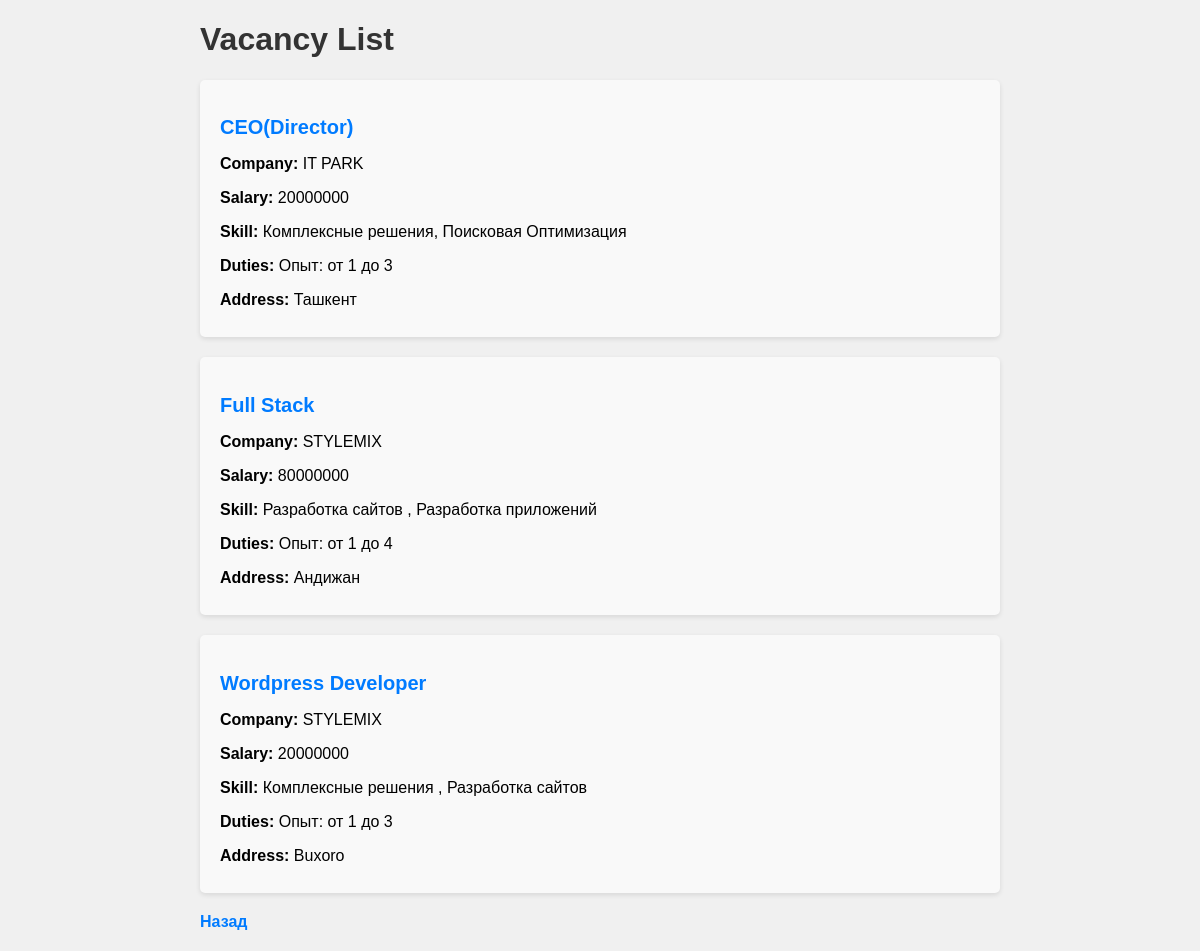
Screenshot of /work/vacancy_view with the database file from the repository.
### my_app/models.py (models this page shows, shortened)
class Vacancy(models.Model):
    name = models.CharField('Name',max_length=233,null=True)
    company_name = models.CharField('Company',max_length=50,null=True)
    salary = models.IntegerField('Salary',null=True)
    skills = models.CharField('Skill',max_length=100,null=True)
    duties = models.CharField('Duties',max_length=50,null=True)
    address = models.CharField('Address',max_length=100,null=True)

### my_app/views.py (the view)
# urls.py: path('vacancy_view',VacancyListView.as_view(),name='vacancy_view'),
class VacancyListView(ListView):
    model = Vacancy
    template_name = 'vacancy/vacancy_list.html'
    context_object_name = 'vacancy'

### templates/vacancy/vacancy_list.html (shortened to what this page needs)
{% extends 'base.html' %}
{% load static %}
{% block style %}
<link rel="stylesheet" href="{% static 'css/vacancy.css' %}">
{% endblock style %}
{% block content %}
<div class="container">
    <h1>Vacancy List</h1>
    <ul class="vacancy-list">
        {% for vac in vacancy %}
            <li>
                <h2><a href="{% url 'vacancy_detail' pk=vac.pk %}">{{ vac.name }}</a></h2>
                <p><strong>Company:</strong> {{ vac.company_name }}</p>
                <p><strong>Salary:</strong> {{ vac.salary }}</p>
                <p><strong>Skill:</strong> {{ vac.skills }}</p>
                <p><strong>Duties:</strong> {{ vac.duties }}</p>
                <p><strong>Address:</strong> {{ vac.address }}</p>
            </li>
        {% empty %}
            <li>No vacancies found.</li>
        {% endfor %}
    </ul>
    <a href="{% url 'index' %}" class="back-link">Назад</a>
</div>
{% endblock content %}

### templates/base.html (shortened to what this page needs)
<!DOCTYPE html>
<html lang="en">
<head>
        {% block style %} {% endblock style %}
</head>
<body>
{% block content %}
{% endblock content %}
</body>
</html>

### static/css/vacancy.css (style rules this page uses)
body { font-family: Arial, sans-serif; background-color: #f0f0f0; margin: 0; padding: 0; }
h1 { color: #333; }
.container { max-width: 800px; margin: 20px auto; }
.vacancy-list { list-style-type: none; padding: 0; }
.vacancy-list li { background-color: #f9f9f9; margin-bottom: 20px; padding: 20px; border-radius: 5px; box-shadow: 0 2px 5px rgba(0, 0, 0, 0.1); }
.vacancy-list li h2 { font-size: 20px; margin-bottom: 10px; }
.vacancy-list li p { margin-bottom: 8px; font-size: 16px; }
.vacancy-list li a { color: #007bff; text-decoration: none; font-weight: bold; }
.back-link { display: block; margin-top: 20px; text-decoration: none; color: #007bff; font-weight: bold; }

### rows the page displays
Vacancy: name "CEO(Director)", company_name "IT PARK", salary "20000000", skills "Комплексные решения, Поисковая Оптимизация", duties "Опыт: от 1 до 3", address "Ташкент"
Vacancy: name "Full Stack", company_name "STYLEMIX", salary "80000000", skills "Разработка сайтов , Разработка приложений", duties "Опыт: от 1 до 4", address "Андижан"
Vacancy: name "Wordpress Developer", company_name "STYLEMIX", salary "20000000", skills "Комплексные решения , Разработка сайтов", duties "Опыт: от 1 до 3", address "Buxoro"
